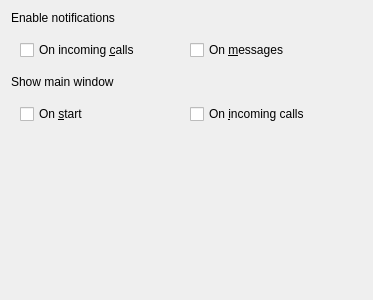
<?xml version="1.0" encoding="UTF-8"?>
<ui version="4.0">
 <class>DlgDisplayBase</class>
 <widget class="QWidget" name="DlgDisplayBase">
  <property name="geometry">
   <rect>
    <x>0</x>
    <y>0</y>
    <width>373</width>
    <height>300</height>
   </rect>
  </property>
  <property name="windowTitle">
   <string>Form</string>
  </property>
  <layout class="QVBoxLayout" name="verticalLayout">
   <item>
    <widget class="QLabel" name="label1_notifications">
     <property name="sizePolicy">
      <sizepolicy hsizetype="Preferred" vsizetype="Fixed">
       <horstretch>0</horstretch>
       <verstretch>0</verstretch>
      </sizepolicy>
     </property>
     <property name="text">
      <string>Enable notifications</string>
     </property>
    </widget>
   </item>
   <item>
    <widget class="QWidget" name="widget1_notifications" native="true">
     <property name="sizePolicy">
      <sizepolicy hsizetype="Preferred" vsizetype="Fixed">
       <horstretch>0</horstretch>
       <verstretch>0</verstretch>
      </sizepolicy>
     </property>
     <layout class="QHBoxLayout" name="horizontalLayout_5">
      <item>
       <widget class="QCheckBox" name="kcfg_notifOnCalls">
        <property name="text">
         <string>On incoming &amp;calls</string>
        </property>
       </widget>
      </item>
      <item>
       <widget class="QCheckBox" name="kcfg_notifOnMessages">
        <property name="text">
         <string>On &amp;messages</string>
        </property>
       </widget>
      </item>
     </layout>
    </widget>
   </item>
   <item>
    <widget class="QLabel" name="label2_displayMainWindow">
     <property name="sizePolicy">
      <sizepolicy hsizetype="Preferred" vsizetype="Fixed">
       <horstretch>0</horstretch>
       <verstretch>0</verstretch>
      </sizepolicy>
     </property>
     <property name="text">
      <string>Show main window</string>
     </property>
    </widget>
   </item>
   <item>
    <widget class="QWidget" name="widget_displayMainWindow" native="true">
     <property name="sizePolicy">
      <sizepolicy hsizetype="Preferred" vsizetype="Fixed">
       <horstretch>0</horstretch>
       <verstretch>0</verstretch>
      </sizepolicy>
     </property>
     <layout class="QHBoxLayout" name="horizontalLayout_6">
      <item>
       <widget class="QCheckBox" name="kcfg_displayOnStart">
        <property name="text">
         <string>On &amp;start</string>
        </property>
       </widget>
      </item>
      <item>
       <widget class="QCheckBox" name="kcfg_displayOnCalls">
        <property name="text">
         <string>On &amp;incoming calls</string>
        </property>
       </widget>
      </item>
     </layout>
    </widget>
   </item>
   <item>
    <spacer name="verticalSpacer_configDisplay">
     <property name="orientation">
      <enum>Qt::Vertical</enum>
     </property>
     <property name="sizeHint" stdset="0">
      <size>
       <width>20</width>
       <height>16777215</height>
      </size>
     </property>
    </spacer>
   </item>
  </layout>
 </widget>
 <resources/>
 <connections/>
</ui>
